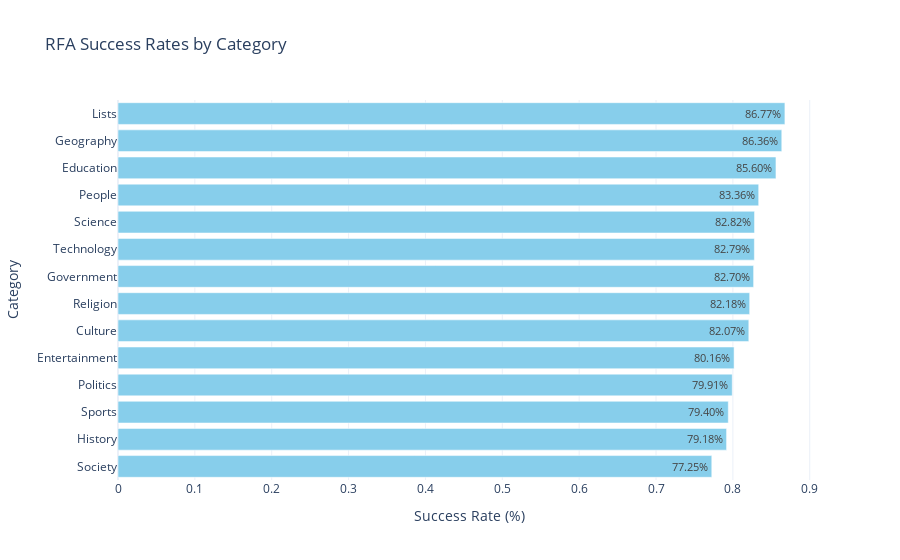

Notebook code for this chart:
### Markdown cell above
# Does your subject of interest have an influence on your chance of admission??

### Code cell
# Call the function with the success_data DataFrame
analyze_and_plot_success_rates(
    success_failure_df, 
    title="RFA Success Rates by Category"
)

### Figure 1 — Plotly figure (JSON) as saved in the notebook; plotly's stock layout.template omitted (floating-point values rounded to 4 significant figures)
{"data": [{"alignmentgroup": "True", "hovertemplate": "Success Rate (%)=%{x}<br>SRC_Category=%{y}<br>text=%{text}<extra></extra>", "legendgroup": "", "marker": {"color": "skyblue", "pattern": {"shape": ""}}, "name": "", "offsetgroup": "", "orientation": "h", "showlegend": false, "text": ["86.77%", "86.36%", "85.60%", "83.36%", "82.82%", "82.79%", "82.70%", "82.18%", "82.07%", "80.16%", "79.91%", "79.40%", "79.18%", "77.25%"], "textposition": "auto", "type": "bar", "x": [0.8677, 0.8636, 0.856, 0.8336, 0.8282, 0.8279, 0.827, 0.8218, 0.8207, 0.8016, 0.7991, 0.794, 0.7918, 0.7725], "xaxis": "x", "y": ["Lists", "Geography", "Education", "People", "Science", "Technology", "Government", "Religion", "Culture", "Entertainment", "Politics", "Sports", "History", "Society"], "yaxis": "y"}], "layout": {"barmode": "relative", "legend": {"tracegroupgap": 0}, "title": {"text": "RFA Success Rates by Category"}, "xaxis": {"anchor": "y", "domain": [0, 1], "title": {"text": "Success Rate (%)"}}, "yaxis": {"anchor": "x", "autorange": "reversed", "domain": [0, 1], "title": {"text": "Category"}}}}
